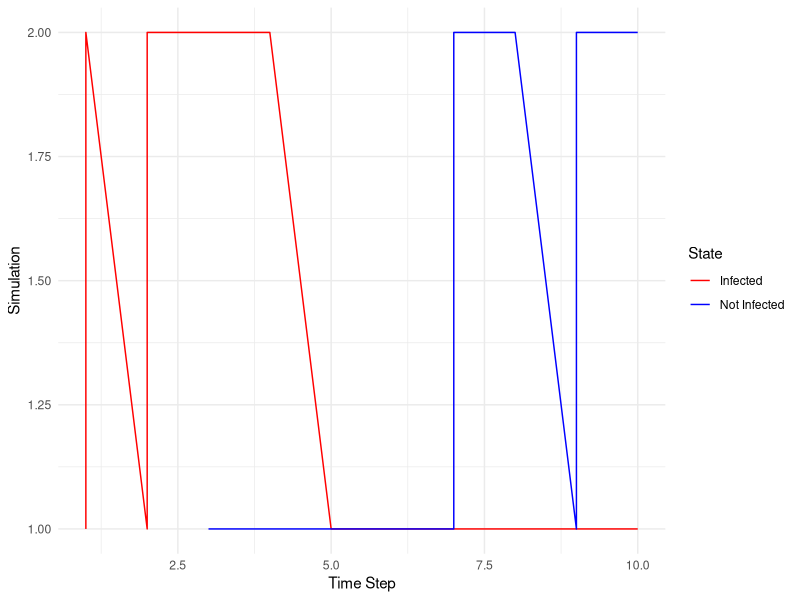

Generate this figure with R:

# Define the dimensions of the matrix
num_individuals <- 5  # Number of rows
num_days <- 10  # Number of columns

# Create an empty matrix filled with zeros to represent uninfected individuals
initial_infection_matrix <- matrix(0, nrow = num_individuals, ncol = num_days)

# Set the infection status for specific individuals at time step 1
# initial_infection_matrix[1, 2] <- 1  # Row 1, Column 2 is infected
# initial_infection_matrix[2, 3] <- 1  # Row 2, Column 3 is infected
# print(initial_infection_matrix)

# Define the background infection rate from outside the household
lamda1 <- 0.2
lamda1<- 0.3

# Loop through each day
for (day in 2:num_days) {
  # Loop through each individual
  for (individual_number in 1:num_individuals) {
    # Check if the individual is already infected
    if (initial_infection_matrix[individual_number, day - 1] == 1) {
      # Calculate the probability of recovery
      p_recovery <- 0.3
      recovery_probability <- p_recovery
      
      # Generate a uniform random number [0, 1]
      u.r.n <- runif(1)
      
      # Check if the random value (u.r.n) is less than the probability of recovery
      # If yes, set the entry to 0 (recovered)
      if (u.r.n < recovery_probability) {
        initial_infection_matrix[individual_number, day] <- 0
      } else {
        # Individual remains infected, proceed with calculating the force of infection
        force_of_infection <- lamda1 + lamda2 * sum(initial_infection_matrix[, day - 1])
        
        # Limit the force_of_infection to be between 0 and 1
        force_of_infection <- pmin(1, pmax(0, force_of_infection))
        
        # Calculate the probability of getting infected
        p <- 1 - exp(-force_of_infection)
        
        # Generate a uniform random number [0, 1]
        u.r.n <- runif(1)
        
        # Check if the random value (u.r.n) is less than the probability p
        # If yes, update the infection status to 1 (infected)
        if (u.r.n < p) {
          initial_infection_matrix[individual_number, day] <- 1
        }
      }
    }
  }
}


# Print the final infection status matrix
print(initial_infection_matrix)
# Define the transition matrix
transition_matrix <- matrix(c(0.7, 0.3,  # Probability of staying infected
                              0.6, 0.4),  # Probability of recovery
                            nrow = 2, byrow = TRUE,
                            dimnames = list(c("Infected", "Not Infected"), c("Infected", "Not Infected")))

# Initial state
# initial_state <- "Infected"
# Number of simulations
num_simulations <- 1000
# Number of time steps
num_steps <- 10
# Create a list to store results
simulation_results <- vector("list", num_simulations)
# Loop through simulations
for (sim in 1:num_simulations) {
  # Initialize the current state as random (Infected or Not Infected)
  current_state <- sample(c("Infected", "Not Infected"), size = 1)
  
  # Simulate one Markov chain
  state_sequence <- character(num_steps)
  
  
  for (i in 1:num_steps) {
    # Record the current state
    state_sequence[i] <- current_state
    
    # Transition to the next state based on probabilities
    next_state <- sample(c("Infected", "Not Infected"), size = 1, prob = transition_matrix[current_state, ])
    
    # Update the current state
    current_state <- next_state
  }
  # Store the results for this simulation
  simulation_results[[sim]] <- state_sequence
  print(simulation_results)
}

library(ggplot2)

# Example simulation results (replace with your simulation data)
# simulation_results is a list containing the state sequences
# For instance, simulation_results[[1]] is the state sequence of the first simulation
# Replace this with your actual data
simulation_results <- list(
  c("Infected", "Infected", "Not Infected", "Not Infected", "Infected", "Infected", "Not Infected", "Infected", "Not Infected", "Infected"),
  c("Infected", "Infected", "Infected", "Infected", "NotInfected", " Infected", "Not Infected", "Not Infected", "Not Infected", "Not Infected")
)

# Create a data frame for plotting
simulation_df <- data.frame(
  Simulation = rep(1:length(simulation_results), each = num_steps),
  Time = rep(1:num_steps, times = length(simulation_results)),
  State = unlist(simulation_results)
)

# Create a step plot
ggplot(simulation_df, aes(x = Time, y = Simulation, color = State)) +
  geom_line() +
  labs(x = "Time Step", y = "Simulation", color = "State") +
  scale_color_manual(values = c("Infected" = "red", "Not Infected" = "blue")) +
  theme_minimal()

print(simulation_results[[1]])

